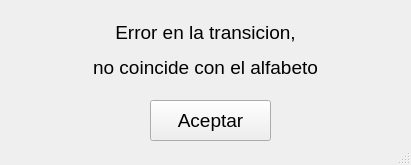
<?xml version="1.0" encoding="UTF-8"?>
<ui version="4.0">
 <class>EAlfabeto</class>
 <widget class="QMainWindow" name="EAlfabeto">
  <property name="geometry">
   <rect>
    <x>0</x>
    <y>0</y>
    <width>411</width>
    <height>165</height>
   </rect>
  </property>
  <property name="windowTitle">
   <string>MainWindow</string>
  </property>
  <widget class="QWidget" name="centralwidget">
   <widget class="QPushButton" name="bAceptar">
    <property name="geometry">
     <rect>
      <x>150</x>
      <y>100</y>
      <width>121</width>
      <height>41</height>
     </rect>
    </property>
    <property name="font">
     <font>
      <pointsize>14</pointsize>
     </font>
    </property>
    <property name="text">
     <string>Aceptar</string>
    </property>
   </widget>
   <widget class="QLabel" name="Error">
    <property name="geometry">
     <rect>
      <x>70</x>
      <y>20</y>
      <width>271</width>
      <height>61</height>
     </rect>
    </property>
    <property name="text">
     <string>&lt;html&gt;&lt;head/&gt;&lt;body&gt;&lt;p align=&quot;center&quot;&gt;&lt;span style=&quot; font-size:14pt;&quot;&gt;Error en la transicion,&lt;/span&gt;&lt;/p&gt;&lt;p align=&quot;center&quot;&gt;&lt;span style=&quot; font-size:14pt;&quot;&gt;no coincide con el alfabeto&lt;/span&gt;&lt;/p&gt;&lt;/body&gt;&lt;/html&gt;</string>
    </property>
   </widget>
  </widget>
  <widget class="QStatusBar" name="statusbar"/>
 </widget>
 <resources/>
 <connections/>
</ui>
